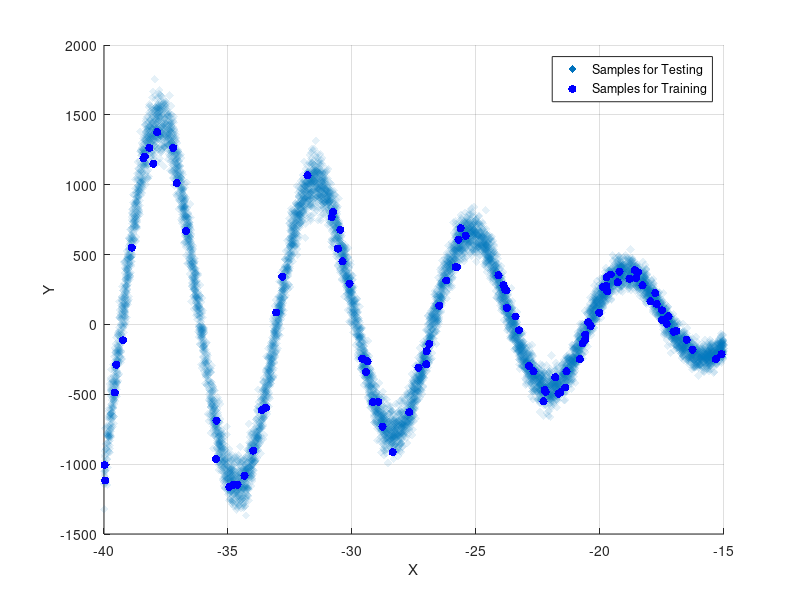

MATLAB code to generate this figure: (Note: this script raises an error after producing the figure.)
%% For Adolphus Lye
clc
close all
clear variables
%%  Data Gen. Mechanism
Xa=40; Xb=25; % X support to be examined
Xsupport=[-Xa,Xb-Xa];
my_DGM_fun=@(X)(X.^2).*cos(X)-sin(3*X).*exp(-X.^2)-X-cos(X.^2)+X.*(3*randn(1,length(X)));
% training data set
N_train=100;
X=[-Xa+Xb*rand(1,N_train)]; % generate x values uniformly in [Xa,Xb]
Y=my_DGM_fun(X);  % random dependent variable y=f(x)
% testing data set
N_test=10000;
X_test=[-Xa+Xb*rand(1,N_test)]; % generate x values uniformly in [Xa,Xb]
Y_test=my_DGM_fun(X_test);  % random dependent variable y=f(x)
Ysupport=[min(Y_test),max(Y_test)];
% display data
figure(1)
scatter(X_test,Y_test,'dr','filled','MarkerFaceAlpha',0.1,'MarkerEdgeAlpha',0.1)
hold on;grid on;xlabel('X'); ylabel('Y')
scatter(X,Y,'b','filled') 
legend('Samples for Testing','Samples for Training')

%% Plot 3 example of sum of the basis functios terms in x
Degrees=[2 3 5];
Lengths=[1 5 20]; % length parameters for the radail basis functions
IntegrationKnots=5000; % number of points in x to compute the basis
X_support=linspace(-1,1,IntegrationKnots); % points where the basis is evaluated
BasisType={'rbf','rbf','rbf'};
Len =1;
Theta=ones(1,Degrees(1)); % the fitting coefficients for the function f(x_j)=sum_i theta_i*Basis_i(x_j)
f1= compute_Basis(X_support,Theta,Degrees(1),BasisType{1},Lengths(1));% upper boud  
Theta=ones(1,Degrees(2)); % the fitting coefficients for the function f(x_j)=sum_i theta_i*Basis_i(x_j)
f2= compute_Basis(X_support,Theta,Degrees(2),BasisType{2},Lengths(2));% upper boud
Theta=ones(1,Degrees(3)); % the fitting coefficients for the function f(x_j)=sum_i theta_i*Basis_i(x_j)
f3= compute_Basis(X_support,Theta,Degrees(3),BasisType{3},Lengths(3));% upper boud
 
 figure(2)
 plot(X_support,f1); hold on;
 plot(X_support,f2)
 plot(X_support,f3)
 xlabel('x'); ylabel('BasisFunction')
 legend(['Basisi Type' BasisType{1} ' Degree=' num2str(Degrees(1)) ' Length parameter=' num2str(Lengths(1))],...
     ['Basisi Type' BasisType{2} ' Degree=' num2str(Degrees(2)) ' Length parameter=' num2str(Lengths(2))],...
     ['Basisi Type' BasisType{3} ' Degree=' num2str(Degrees(3)) ' Length parameter=' num2str(Lengths(3))])
 %% Example with 6 basis type and differen rbf critical length
for i=1:6
     %% Define IPM model and options 
    display(['Evaluate Kernel Type number ' num2str(i)])
    if i==1; BASISTYPE='poly'; Dup=5; Dlow=Dup; Color='k'; Length=[];
    elseif i==2; BASISTYPE='poly'; Dup=10; Dlow=Dup; Color='k'; Length=[];
    elseif i==3; BASISTYPE='rbf'; Dup=5;Dlow=Dup; Color='r'; Length=2;
    elseif i==4; BASISTYPE='rbf'; Dup=10; Dlow=Dup;Color='r'; Length=2;
    elseif i==5; BASISTYPE='rbf'; Dup=10;Dlow=Dup; Color='r'; Length=10;
    elseif i==6; BASISTYPE='fourier'; Dup=10; Color='b'; Length=[];
    end 

    options=optimoptions('fmincon','MaxIterations',1e3,'ConstraintTolerance',1e-6,...
    'StepTolerance',1e-6,'MaxFunctionEvaluations',1e3,...
    'Display','off','Algorithm','sqp'); 

    IPM=IPM_Model('degreeup', Dup,'degreelow',Dlow ,...
        'basis',BASISTYPE, 'Length',Length,...
     'Xsup',Xsupport, 'Ysup',Ysupport,'options',options); 
  
    %% Train IPM:
    % Design method: Full data enclosure with no exceptions  
    Design=IPM.DesingIPM_hard_constrained_noExeptions(X,Y);% Desing Method with no uncertainty 
    %% display results
    figure(3)
    subplot(2,3,i)
    X_support=linspace(min(X),max(X),IPM.IntegrationKnots);
    %X_pred_nor=Normalize(X_predict);
    I_predict=IPM.Predict(X_support,Design.OptThetalow,Design.OptThetaup);% predict method
    scatter(X,Y,'.');
    box on; grid on; hold on;
    plot(X_support,IPM.De_Normalize(I_predict,min(Y),max(Y))',Color,'LineWidth',1.5);
    title([BASISTYPE ' degree ' num2str(Dup) ' len=' num2str(Length)])
end
